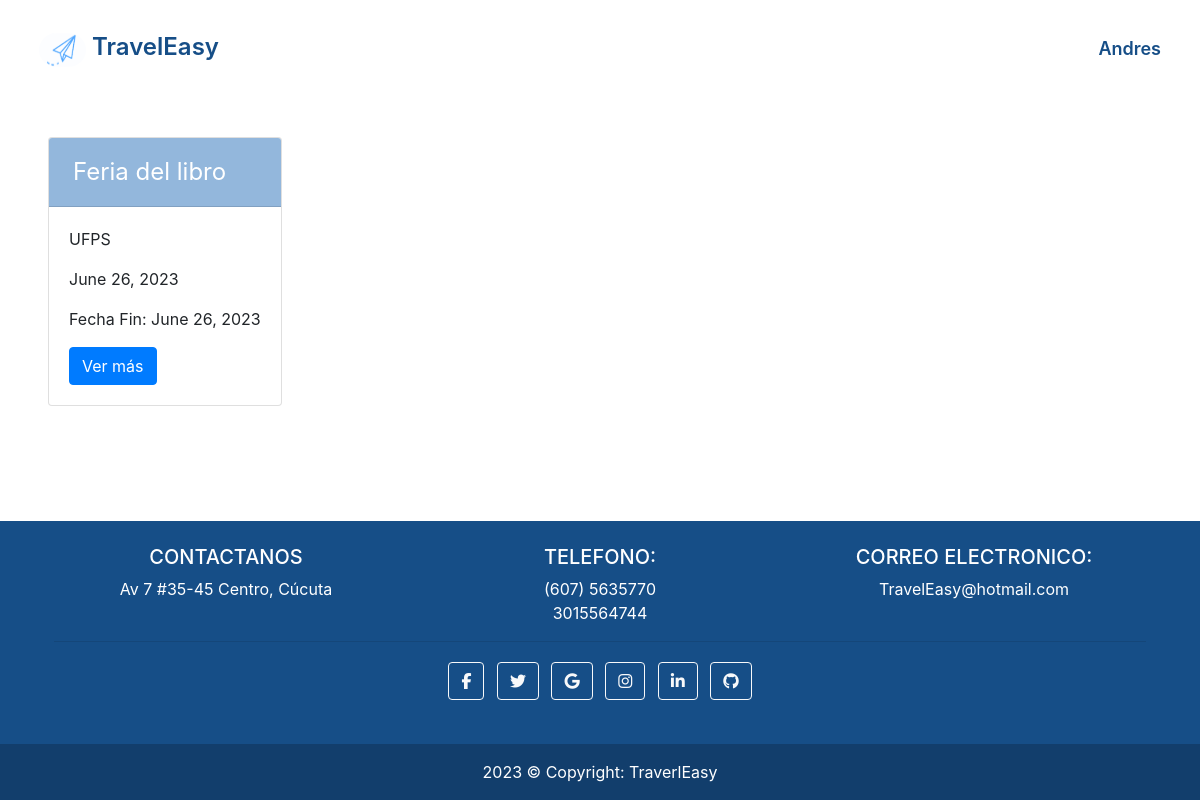
The app's page /inicio (signed in) with its own data.
### gerente/models.py (models this page shows, shortened)
class UserProfile(AbstractBaseUser, PermissionsMixin):
    email     = models.EmailField('Email', max_length=255, unique=True)
    name = models.CharField('Nombres', max_length=100)
    apellidos = models.CharField('Apellidos', max_length=100)
    departamento = models.ForeignKey(Departamento, on_delete=models.CASCADE, null=True)
    is_active = models.BooleanField(default=True)
    is_staff  = models.BooleanField(default=True)
    class Meta:
        swappable = 'AUTH_USER_MODEL'
    class Meta(AbstractUser.Meta):
        pass
    objects = UserProfileManager()
    USERNAME_FIELD  = 'email'
    REQUIRED_FIELDS = ['name', "apellidos"]

class Evento(models.Model):
    nombre = models.CharField('Nombre', max_length=50)
    lugar = models.CharField(max_length=100)
    fecha_inicio = models.DateField()
    fecha_fin = models.DateField()

### empleado/views.py (the view)
# urls.py: path('inicio', views.inicio, name="inicio"),
def inicio(request):
    if request.user.is_anonymous:
        return redirect('empleado:registro')
    user = request.user
    eventos = Evento.objects.filter(asistenciaevento__usuario=user)
    context = {
        'eventos': eventos
    }
    return render(request, 'eventos.html', context)

### empleado/templates/eventos.html (shortened to what this page needs)
{% extends 'layouts/inicio.html' %}
{% load crispy_forms_tags %}
{% load static %}
{% block content %}
<br>
{% for evento in eventos %}
<div class="d-flex">
    <div class="card">
        <div class="card-header text-white px-4 py-3 bg-color-fourth font-size-1">
          {{ evento.nombre }}
        </div>
        <div class="card-body">
          <p class="card-text">{{ evento.lugar }}</p>
          <p class="card-text">{{ evento.fecha_inicio }}</p>
          <p class="card-text">Fecha Fin: {{ evento.fecha_fin }}</p>
          <a href="{% url 'empleado:evento' idEvento=evento.id %}" class="btn btn-primary">Ver más</a>
        </div>
    </div>
</div>
{% endfor %}
{% endblock content %}

### empleado/templates/layouts/inicio.html (shortened to what this page needs)
{% extends 'layouts/base.html' %} {% load crispy_forms_tags %} {% load static %}
{% block body %}
<nav class="navbar p-4 pe-5">
  <div class="container-fluid">
    <a class="navbar-brand color-primary font-size-1" href="/inicio">
      <img
        src="{% static 'images/13045f292f2a450687918591a7a1eb70 1.svg' %}"
        alt="Logo"
        width="47"
        height="36"
        class="d-inline-block align-text-top"
      />
      TravelEasy
    </a>
    <a
      class="color-primary text-decoration-none font-size-2"
      id="logout-link"
      href="#"
      >{{ request.user.name }}</a
    >
  </div>
</nav>
<div class="px-5 py-3">{% block content %} {% endblock content %}</div>
  <footer
    class="text-center text-lg-start text-white">
    <div class="container p-4 pb-0">
      <section class="">
        <div class="row">
          <div class="col-lg-4 col-md-6 mb-4 mb-md-0">
            <h5 class="text-uppercase">Contactanos</h5>
            <p>
              Av 7 #35-45 Centro, Cúcuta
            </p>
          </div>
          <div class="col-lg-4 col-md-6 mb-4 mb-md-0">
            <h5 class="text-uppercase">Telefono:</h5>
            <ul class="list-unstyled mb-0">
              <li>
                <a href="#!" class="text-white">(607) 5635770</a>
              </li>
              <li>
                <a href="#!" class="text-white">3015564744</a>
              </li>
            </ul>
          </div>
          <div class="col-lg-4 col-md-6 mb-4 mb-md-0">
            <h5 class="text-uppercase">Correo Electronico:</h5>
            <ul class="list-unstyled mb-0">
              <li>
                <a href="#!" class="text-white">TravelEasy@hotmail.com</a>
              </li>
            </ul>
          </div>
        </div>
        <hr class="mb-3">
      </section>
      <section class="mb-3 text-center">
        <a
          class="btn btn-outline-light btn-floating m-1"
          href="#!"
          role="button"
          ><i class="fab fa-facebook-f"></i
        ></a>
        <a
          class="btn btn-outline-light btn-floating m-1"
          href="#!"
          role="button"
          ><i class="fab fa-twitter"></i
        ></a>
        <a
          class="btn btn-outline-light btn-floating m-1"
          href="#!"
          role="button"
          ><i class="fab fa-google"></i
        ></a>
        <a
          class="btn btn-outline-light btn-floating m-1"
          href="#!"
          role="button"
          ><i class="fab fa-instagram"></i
        ></a>
        <a
          class="btn btn-outline-light btn-floating m-1"
          href="#!"
          role="button"
          ><i class="fab fa-linkedin-in"></i
        ></a>
        <a
          class="btn btn-outline-light btn-floating m-1"
          href="#!"
          role="button"
          ><i class="fab fa-github"></i
        ></a>
      </section>
    </div>
    <div class="text-center p-3" style="background-color: rgba(0, 0, 0, 0.2)">
     2023 © Copyright:
      <a class="text-white">TraverlEasy</a>
    </div>
  </footer>
{% endblock body %}

### static/css/style.css (style rules this page uses)
:root { --color-primario: #164E87; --color-secundario: #7B7B7B; --color-terciario: #93B7DC; --color-cuaternario: #6280E8; --tamanio-primario: 24px; --tamanio-secundario: 18px; --tamanio-titulo-primario: 80px; }
* { margin: 0; padding: 0; box-sizing: border-box; }
body { display:grid; grid-template-rows: auto 1fr auto; grid-template-columns: 100%; min-height: 100vh; }
.color-primary { color: var(--color-primario); font-weight: 600; }
.bg-color-fourth { background-color: var(--color-terciario); }
.font-size-1 { font-size: var(--tamanio-primario); }
.font-size-2 { font-size: var(--tamanio-secundario); }
.text-decoration-none { text-decoration: none; }
.row { padding-left: 0; padding-right: 0; }
.navbar { position: relative; z-index: 1; }
footer { background-color: #164E87 }

### records on screen
UserProfile: user.name "Andres"
Evento: nombre "Feria del libro", lugar "UFPS", fecha_inicio "June 26, 2023", fecha_fin "June 26, 2023"
